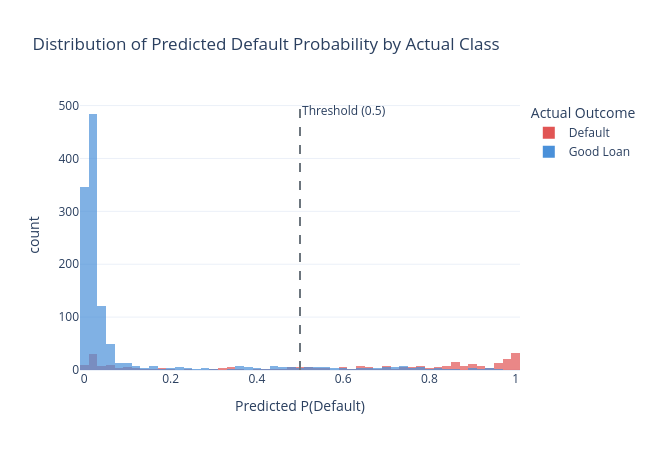

Notebook cell for this chart:
### Markdown cell above
---
## 9. Predicted Probability Distribution

How are the model's predicted probabilities distributed across the two classes?

### Code cell
# Probability distribution by actual class
prob_df = pd.DataFrame({
    "probability": y_score,
    "actual": y_test.map({0: "Good Loan", 1: "Default"}).values,
})

fig_prob = px.histogram(
    prob_df, x="probability", color="actual",
    nbins=50, barmode="overlay", opacity=0.7,
    title="Distribution of Predicted Default Probability by Actual Class",
    labels={"probability": "Predicted P(Default)", "actual": "Actual Outcome"},
    color_discrete_map={"Good Loan": COLORS["accent"], "Default": COLORS["red"]},
    height=450, width=650,
)
fig_prob.add_vline(x=0.5, line_dash="dash", line_color=COLORS["gray"],
                   annotation_text="Threshold (0.5)")
fig_prob.show()
save_chart(fig_prob, MODEL_SLUG, "probability_distribution")

### Figure 1 — Plotly figure (JSON) as saved in the notebook; plotly's stock layout.template omitted (floating-point values rounded to 4 significant figures; data arrays with more than 128 entries replaced by an {"elided": "..."} marker saying what was removed)
{"data": [{"bingroup": "x", "hovertemplate": "Actual Outcome=Default<br>Predicted P(Default)=%{x}<br>count=%{y}<extra></extra>", "legendgroup": "Default", "marker": {"color": "#E15554", "opacity": 0.7, "pattern": {"shape": ""}}, "name": "Default", "nbinsx": 50, "orientation": "v", "showlegend": true, "type": "histogram", "x": {"elided": "297 float values"}, "xaxis": "x", "yaxis": "y"}, {"bingroup": "x", "hovertemplate": "Actual Outcome=Good Loan<br>Predicted P(Default)=%{x}<br>count=%{y}<extra></extra>", "legendgroup": "Good Loan", "marker": {"color": "#4A90D9", "opacity": 0.7, "pattern": {"shape": ""}}, "name": "Good Loan", "nbinsx": 50, "orientation": "v", "showlegend": true, "type": "histogram", "x": {"elided": "1193 float values"}, "xaxis": "x", "yaxis": "y"}], "layout": {"annotations": [{"showarrow": false, "text": "Threshold (0.5)", "x": 0.5, "xanchor": "left", "xref": "x", "y": 1, "yanchor": "top", "yref": "y domain"}], "barmode": "overlay", "height": 450, "legend": {"title": {"text": "Actual Outcome"}, "tracegroupgap": 0}, "shapes": [{"line": {"color": "#6c757d", "dash": "dash"}, "type": "line", "x0": 0.5, "x1": 0.5, "xref": "x", "y0": 0, "y1": 1, "yref": "y domain"}], "title": {"text": "Distribution of Predicted Default Probability by Actual Class"}, "width": 650, "xaxis": {"anchor": "y", "domain": [0, 1], "title": {"text": "Predicted P(Default)"}}, "yaxis": {"anchor": "x", "domain": [0, 1], "title": {"text": "count"}}}}
